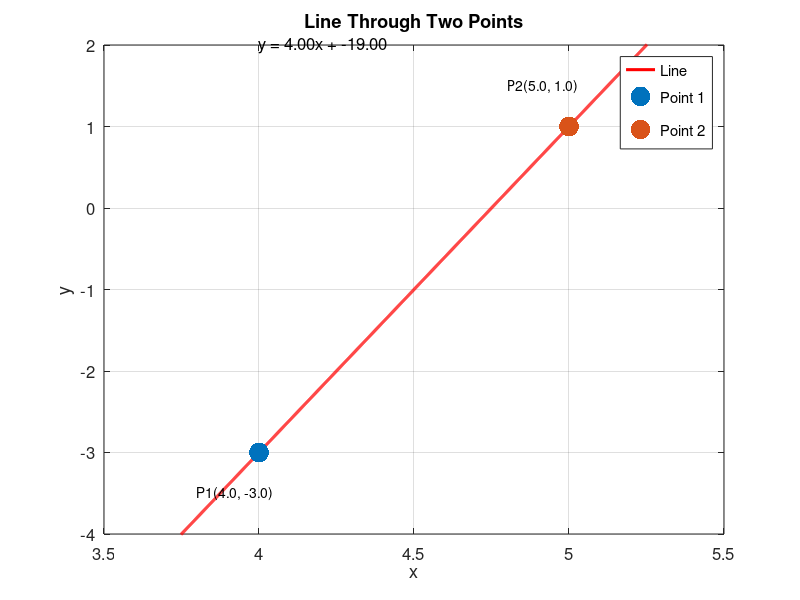

Here is the MATLAB script that generated this plot:
%-------------------------------------------------------------------------%
%   __  __    _  _____ _        _    ____    _  _      ____    _ ____     %
%  |  \/  |  / \|_   _| |      / \  | __ )  | || |    / ___|__| |  _ \    %
%  | |\/| | / _ \ | | | |     / _ \ |  _ \  | || |_  | |   / _` | |_) |   %
%  | |  | |/ ___ \| | | |___ / ___ \| |_) | |__   _| | |__| (_| |  __/    %
%  |_|  |_/_/   \_\_| |_____/_/   \_\____/     |_|    \____\__,_|_|       %
%                                                                         %
%-------------------------------------------------------------------------%
%                                                                         %
%   Author: Marco Mehl <marco.mehl@polimi.it>                             %
%           Timoteo Dinelli <timoteo.dinelli@polimi.it>                   %
%   CRECK Modeling Group <http://creckmodeling.chem.polimi.it>            %
%   Department of Chemistry, Materials and Chemical Engineering           %
%   Politecnico di Milano                                                 %
%   P.zza Leonardo da Vinci 32, 20133 Milano                              %
%                                                                         %
% ----------------------------------------------------------------------- %
%% Line Plotting Between Two Points
% This script demonstrates how to:
% 1. Calculate the equation of a line passing through two points
% 2. Plot the line with a specified range
% 3. Visualize the points using scatter plot
%
% The line equation is y = mx + q, where:
% - m is the slope
% - q is the y-intercept

% Clear workspace and prepare for fresh plotting
clear all   % Remove all variables from workspace
close all   % Close all figure windows
clc         % Clear command window

%% Define Points
% Define two points in 2D space: P1(x1,y1) and P2(x2,y2)
P1 = [4 -3];    % Point 1: (4, -3)
P2 = [5 1];     % Point 2: (5, 1)

%% Calculate Line Equation
% Calculate slope (m) using the point-slope formula: m = (y2-y1)/(x2-x1)
m = (P2(2) - P1(2)) / (P2(1) - P1(1));

% Calculate y-intercept (q) using point-slope form: y1 = mx1 + q
% Rearranging to solve for q: q = y1 - mx1
q = P1(2) - m * P1(1);

%% Generate Points for Line Plot
% Create x-coordinates with small steps for smooth line
% Range is extended slightly beyond the points for better visualization
x = 3.5:0.001:5.5;  % x values from 3.5 to 5.5 with 0.001 step size

% Calculate corresponding y-coordinates using y = mx + q
% Pre-allocate array for better performance
y = zeros(size(x));
for i = 1:length(x)
    y(i) = m*x(i) + q;
end

% Note: This loop could be vectorized in MATLAB:
% y = m*x + q;

%% Create Visualization
% Create new figure and hold on to add multiple plots
figure;
hold on

% Plot the line
plot(x, y, ...
    'LineWidth', 2.2, ...     % Set line thickness
    'Color', 'red')           % Set line color

% Plot the points using scatter
scatter(P1(1), P1(2), 200, 'filled', 'o')  % Plot Point 1
scatter(P2(1), P2(2), 200, 'filled', 'o')  % Plot Point 2

% Enhance plot appearance
grid on                       % Add grid lines
xlabel('x')                   % Add x-axis label
ylabel('y')                   % Add y-axis label
title('Line Through Two Points')  % Add title

% Add legend
legend('Line', 'Point 1', 'Point 2', 'Location', 'best')

% Optional: Add text labels for points
text(P1(1)-0.2, P1(2)-0.5, sprintf('P1(%.1f, %.1f)', P1(1), P1(2)))
text(P2(1)-0.2, P2(2)+0.5, sprintf('P2(%.1f, %.1f)', P2(1), P2(2)))

% Add text showing line equation
equation = sprintf('y = %.2fx + %.2f', m, q);
text(4, 2, equation, 'FontSize', 12)

% Adjust axis for better visualization
axis([3.5 5.5 -4 2])         % Set axis limits
set(gca, 'FontSize', 12)     % Set font size
box on                       % Add box around plot

% Display line parameters in command window
fprintf('Line equation: y = %.2fx + %.2f\n', m, q)
fprintf('Slope (m): %.2f\n', m)
fprintf('Y-intercept (q): %.2f\n', q)